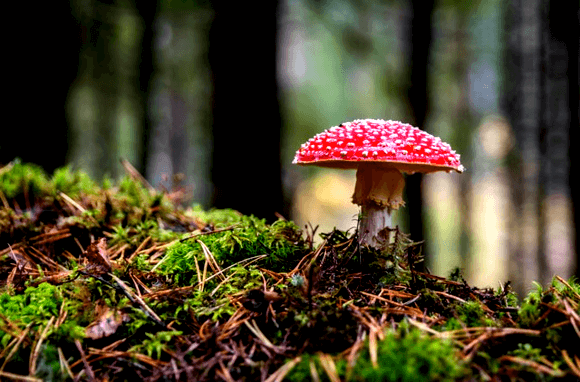
#> input picture red-mushroom.png, 580 x 382 px, given in place of checkerboard.png, which was not available
$ python HarrisCorner_MontgomeryDimitri.py
#> lines starting #> are read from the running program, lines starting #| are printed output that depends on the picture; after the words box and inside, x2 and y2 are one past the last pixel; in counts of white or black regions, pixels touching at a corner belong together; pictures that were not available may be replaced by others from this repository, and a replacement may not be noted
# Dimitri Montgomery
# Harris Corner Detection


import numpy as np
import cv2


def Imatrices(emptyIMGIx, emptyIMGIy, emptyIMGIxx, emptyIMGIyy, emptyIMGIxy):
    for i in range(1, rows - 1):
        for j in range(1, cols - 1):
            # Calculate x gradient using horizontal neighbors
            emptyIMGIx[i, j] = float(image[i, j + 1]) - float(image[i, j - 1])

            # Calculate y gradient using vertical neighbors
            emptyIMGIy[i, j] = float(image[i + 1, j]) - float(image[i - 1, j])

            # Calculate products of gradients
            emptyIMGIxx[i, j] = emptyIMGIx[i, j] * emptyIMGIx[i, j]
            emptyIMGIyy[i][j] = emptyIMGIy[i, j] * emptyIMGIy[i, j]
            emptyIMGIxy[i][j] = emptyIMGIx[i, j] * emptyIMGIy[i, j]

    return emptyIMGIx, emptyIMGIy, emptyIMGIxx, emptyIMGIyy, emptyIMGIxy


def fillCornerMTX(emptyIMGIxx, emptyIMGIyy, emptyIMGIxy):
    for i in range(2, rows - 2):
        for j in range(2, cols - 2):

            # Initialize sums for 3x3 window
            sumIxx = 0
            sumIyy = 0
            sumIxy = 0

            # Define window boundaries
            startI = i - 1
            endI = i + 2
            startJ = j - 1
            endJ = j + 2

            # Sum gradient values in the window
            for x in range(startI, endI):
                for y in range(startJ, endJ):
                    sumIxx += emptyIMGIxx[x, y]
                    sumIyy += emptyIMGIyy[x, y]
                    sumIxy += emptyIMGIxy[x, y]

            # Calculate cornerness using Harris formula
            det_M = (sumIxx * sumIyy) - (sumIxy * sumIxy)
            trace_M = (sumIxx + sumIyy)
            c = (det_M) - 0.05 * (trace_M**2)
            #c = (sumIxx) * (sumIyy) - ((sumIxy) ** 2) - 0.05 * ((sumIxx + sumIyy) ** 2)

            emptyCornerIMG[i, j] = c

    return emptyCornerIMG


def viewCornersMethod1(emptyCornerIMGFilled, finalCornerIMG):
    rows = emptyCornerIMGFilled.shape[0]
    cols = emptyCornerIMGFilled.shape[1]

    # Collect all cornerness values
    store_vals = []
    for i in range(rows):
        for j in range(cols):
            store_vals.append(emptyCornerIMGFilled[i, j])

    # Find maximum cornerness value
    max_val = max(store_vals)

    # Set threshold as percentage of max value
    valid_c = max_val * 0.1

    # Mark corners above threshold
    for i in range(rows):
        for j in range(cols):
            if emptyCornerIMGFilled[i, j] >= valid_c:
                cv2.circle(finalCornerIMG, (j, i), 3, (0, 255, 0), -1)

    return finalCornerIMG


# [49 lines left out: function viewCornersMethod2, not called in this run]


if __name__ == "__main__":

    print("What type of image would you like to display\n1. Checker board\n2. High contrast mushroom\n3. City scape\n4. Landscape\n5. Low contrast dog\n6. Person\n7. View your own image\n8. Exit")
    user_choice = int(input("Enter you choice(1-6): "))
#> the answer given: 1
    if user_choice == 1:
        image = cv2.imread("checkerboard.png", 0)
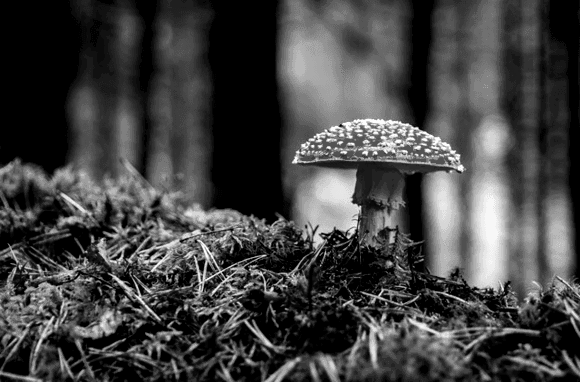
#> image: shape (382, 580); min 0, max 252, mean 66.8
        finalCornerIMG = cv2.imread("checkerboard.png")
#> finalCornerIMG is the input picture: shape (382, 580, 3); mean B, G, R 42.4, 67.5, 76.1
    elif user_choice == 2:
        image = cv2.imread("red-mushroom.png", 0)
        finalCornerIMG = cv2.imread("red-mushroom.png")
    elif user_choice == 3:
        image = cv2.imread("Architecture-PNG-Photo-Image.png", 0)
        finalCornerIMG = cv2.imread("Architecture-PNG-Photo-Image.png")
    elif user_choice == 4:
        image = cv2.imread("landscape.jpg", 0)
        finalCornerIMG = cv2.imread("landscape.jpg")
    elif user_choice == 5:
        image = cv2.imread("low contrast.png", 0)
        finalCornerIMG = cv2.imread("low contrast.png")
    elif user_choice == 6:
        image = cv2.imread("person2.png", 0)
        finalCornerIMG = cv2.imread("person2.png")
    elif user_choice == 7:
        user_file = str(input("Enter your image name, be sure to add .png, .jpeg, .pdf, etc at the end of the file name: "))
        image = cv2.imread(user_file, 0)
        finalCornerIMG = cv2.imread(user_file)
    else:
        print("Invalid choice rerun program and choose again")

    rows = image.shape[0]
#> rows = 382
    cols = image.shape[1]
#> cols = 580


    # Create empty images for Ix, Iy, Ixx, Iyy, and Ixy (all the same dimensions as your original image)
    emptyIMGIx = np.zeros((rows, cols), np.float32)
    emptyIMGIy = np.zeros((rows, cols), np.float32)
    emptyIMGIxx = np.zeros((rows, cols), np.float32)
    emptyIMGIyy = np.zeros((rows, cols), np.float32)
    emptyIMGIxy = np.zeros((rows, cols), np.float32)
    emptyCornerIMG = np.zeros((rows, cols), np.float32)


    # Calculate gradients and their values
    emptyIMGIx, emptyIMGIy, emptyIMGIxx, emptyIMGIyy, emptyIMGIxy = Imatrices(emptyIMGIx, emptyIMGIy, emptyIMGIxx, emptyIMGIyy, emptyIMGIxy)
#> after the loop in Imatrices, `for i in range(1, rows - 1):`:
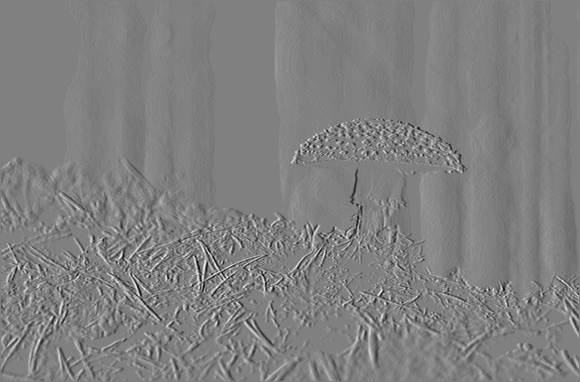
#> emptyIMGIx: shape (382, 580) float32; min -242, max 239, mean -0.1; drawn with min black and max white
#> after the loop in Imatrices, `for i in range(1, rows - 1):`:
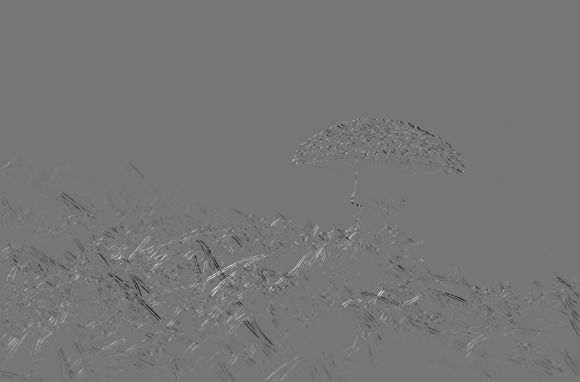
#> emptyIMGIxy: shape (382, 580) float32; min -39960, max 46350, mean -16.4; drawn with min black and max white
#> after the loop in Imatrices, `for i in range(1, rows - 1):`:
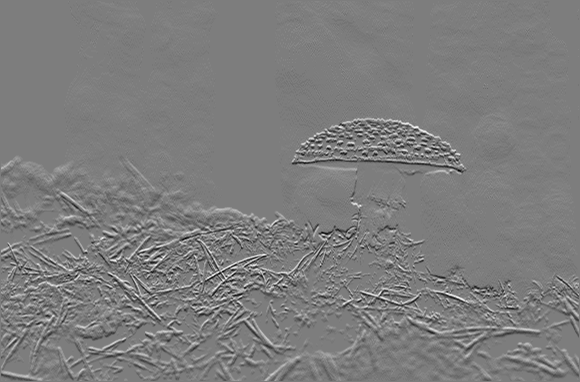
#> emptyIMGIy: shape (382, 580) float32; min -231, max 239, mean 0; drawn with min black and max white
#> after the loop in Imatrices, `for i in range(1, rows - 1):`:
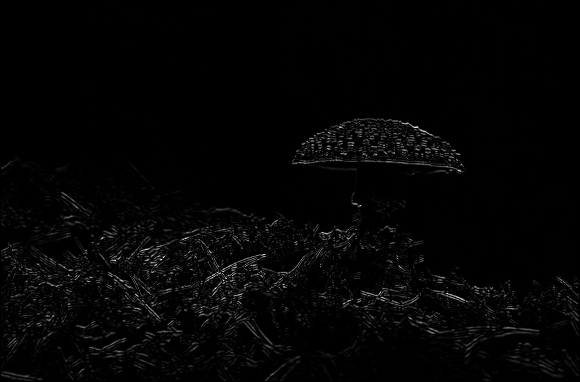
#> emptyIMGIyy: shape (382, 580) float32; min 0, max 57121, mean 1002.4; drawn with min black and max white

    # Display gradient stats
    print("\nGradient stats: ")
    print(f"Max Ix: {np.max(emptyIMGIx)}, Min Ix: {np.min(emptyIMGIx)}")
#| Max Ix: 239.0, Min Ix: -242.0
    print(f"Max Iy: {np.max(emptyIMGIy)}, Min Iy: {np.min(emptyIMGIy)}")
#| Max Iy: 239.0, Min Iy: -231.0
    print(f"Max Ixx: {np.max(emptyIMGIxx)}, Min Ixx: {np.min(emptyIMGIxx)}")
#| Max Ixx: 58564.0, Min Ixx: 0.0
    print(f"Max IYY: {np.max(emptyIMGIyy)}, Min Iyy: {np.min(emptyIMGIyy)}")
#| Max IYY: 57121.0, Min Iyy: 0.0
    print(f"Max Ixy: {np.max(emptyIMGIxy)}, Min Ixy: {np.min(emptyIMGIxy)}")
#| Max Ixy: 46350.0, Min Ixy: -39960.0

    # Calculate cornerness values
    emptyCornerIMGFilled = fillCornerMTX(emptyIMGIxx, emptyIMGIyy, emptyIMGIxy)
#> after the loop in fillCornerMTX, `for i in range(2, rows - 2):`:
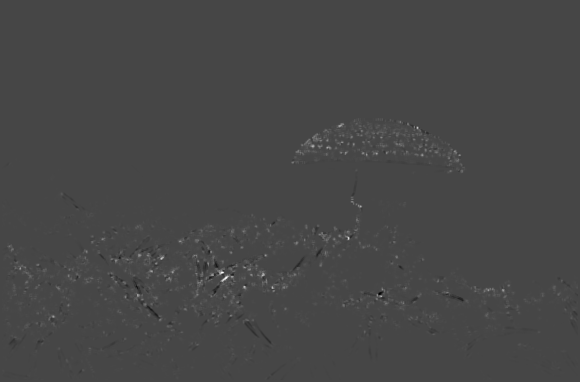
#> emptyCornerIMG: shape (382, 580) float32; min -5.99e+09, max 1.56e+10, mean 54059440; drawn with min black and max white

    # User menu for selecting detection method
    print("1. Method 1: basic method\n2. Method 2: break image into blocks and compute\n3. Exit")
    user_input = int(input("Enter which method to use to calculate and view Harris Corner values(1-3): "))
#> the answer given: 1


    # Process based on user selection
    if user_input == 1:
        # Apply Method 1 (global threshold)
        harrisCornerIMG = viewCornersMethod1(emptyCornerIMGFilled, finalCornerIMG)
#> after the loop in viewCornersMethod1, `for i in range(rows):`: store_vals = 221560 items
#> in viewCornersMethod1, `max_val = max(store_vals)`: max_val = 1.56e+10
#> in viewCornersMethod1, `valid_c = max_val * 0.1`: valid_c = 1.56e+09
#> after the loop in viewCornersMethod1, `for i in range(rows):`:
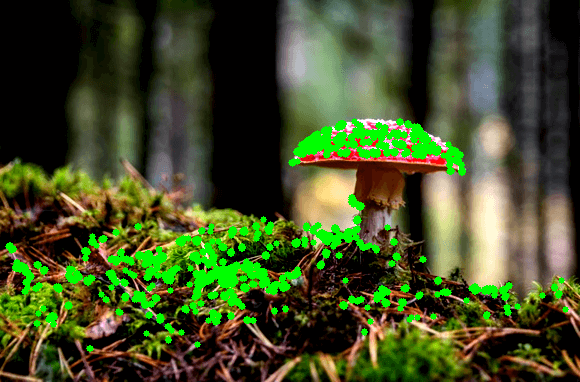
#> finalCornerIMG: shape (382, 580, 3); 6.87% of pixels changed, all inside (x1, y1, x2, y2) = (5, 118, 569, 352)
        cv2.imshow("Harris_Corner_Detection", harrisCornerIMG / 255.0)
        cv2.imwrite("assign3_HarrisCorner_Detection.png", harrisCornerIMG)
        cv2.waitKey(0)
        cv2.destroyAllWindows()
    elif user_input == 2:
        # Apply Method 2 (block-based threshold)
        harrisCornerIMG = viewCornersMethod2(emptyCornerIMGFilled, finalCornerIMG)
        cv2.imshow("Harris_Corner_Detection", harrisCornerIMG / 255.0)
        cv2.imwrite("assign3_HarrisCorner_Detection.png", harrisCornerIMG)
        cv2.waitKey(0)
        cv2.destroyAllWindows()
    else:
        print("Exiting program")
